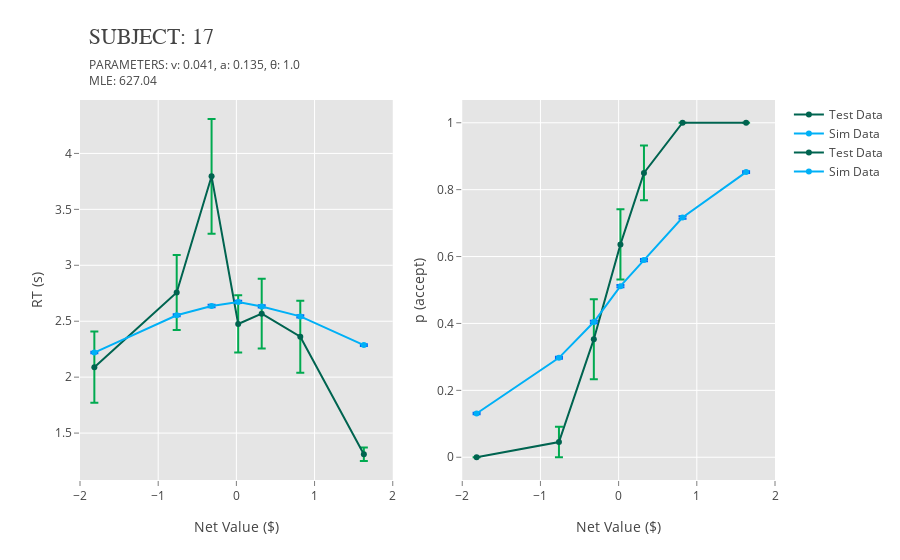

Notebook source saved alongside this figure:
### Markdown cell above
**Enter subject number to check fit**

---
- subject #s = 0-22
- decent fits: 7-10, 14
---
Can also use `plotly_rt()` or `plotly_choice()` to get single plots

### Code cell
mplot.plotly_combined(17, subject_data, test_expdata, subj_params_df)

### Figure 1 — Plotly figure (JSON) as saved in the notebook; plotly's stock layout.template omitted (floating-point values rounded to 4 significant figures)
{"data": [{"error_y": {"array": [0.3186, 0.3357, 0.5125, 0.2559, 0.3121, 0.322, 0.06071], "color": "rgb(0,170,80)", "type": "data", "visible": true}, "line": {"color": "rgb(0,100,80)"}, "mode": "lines+markers", "name": "Test Data", "type": "scatter", "x": [-1.816, -0.7632, -0.3171, 0.02318, 0.324, 0.8175, 1.63], "y": [2.089, 2.757, 3.795, 2.475, 2.568, 2.362, 1.311]}, {"error_y": {"array": [0.006639, 0.009336, 0.01126, 0.01008, 0.01028, 0.01092, 0.007643], "color": "rgb(0,100,246)", "type": "data", "visible": true}, "line": {"color": "rgb(0,176,246)"}, "mode": "lines+markers", "name": "Sim Data", "type": "scatter", "x": [-1.816, -0.7632, -0.3171, 0.02318, 0.324, 0.8175, 1.63], "y": [2.219, 2.553, 2.636, 2.672, 2.632, 2.543, 2.287]}, {"error_y": {"array": [0, 0.04545, 0.1195, 0.105, 0.08192, 0, 0], "color": "rgb(0,170,80)", "type": "data", "visible": true}, "line": {"color": "rgb(0,100,80)"}, "mode": "lines+markers", "name": "Test Data", "type": "scatter", "x": [-1.816, -0.7632, -0.3171, 0.02318, 0.324, 0.8175, 1.63], "xaxis": "x2", "y": [0, 0.04545, 0.3529, 0.6364, 0.85, 1, 1], "yaxis": "y2"}, {"error_y": {"array": [0.002014, 0.003083, 0.003767, 0.003374, 0.003481, 0.003565, 0.002339], "color": "rgb(0,100,246)", "type": "data", "visible": true}, "line": {"color": "rgb(0,176,246)"}, "mode": "lines+markers", "name": "Sim Data", "type": "scatter", "x": [-1.816, -0.7632, -0.3171, 0.02318, 0.324, 0.8175, 1.63], "xaxis": "x2", "y": [0.1307, 0.2972, 0.4042, 0.5115, 0.5894, 0.7166, 0.8525], "yaxis": "y2"}], "layout": {"annotations": [{"showarrow": false, "text": "PARAMETERS: v: 0.041, a: 0.135, θ: 1.0", "x": 0.01, "xref": "paper", "y": 1.12, "yref": "paper"}, {"showarrow": false, "text": "MLE: 627.04", "x": 0.01, "xref": "paper", "y": 1.08, "yref": "paper"}, {"font": {"family": "Arial, sans-serif", "size": 22}, "showarrow": false, "text": "SUBJECT: 17", "x": 0.01, "xref": "paper", "y": 1.2, "yref": "paper"}], "paper_bgcolor": "rgb(255,255,255)", "plot_bgcolor": "rgb(229,229,229)", "xaxis": {"domain": [0, 0.45], "gridcolor": "rgb(255,255,255)", "range": [-2, 2], "showgrid": true, "showline": false, "showticklabels": true, "tickcolor": "rgb(127,127,127)", "ticks": "outside", "title": "Net Value ($)", "zeroline": false}, "xaxis2": {"domain": [0.55, 1], "gridcolor": "rgb(255,255,255)", "range": [-2, 2], "showgrid": true, "showline": false, "showticklabels": true, "tickcolor": "rgb(127,127,127)", "ticks": "outside", "title": "Net Value ($)", "zeroline": false}, "yaxis1": {"anchor": "x1", "gridcolor": "rgb(255,255,255)", "range": [0], "showgrid": true, "showline": false, "showticklabels": true, "tickcolor": "rgb(127,127,127)", "ticks": "outside", "title": "RT (s)", "zeroline": false}, "yaxis2": {"anchor": "x2", "gridcolor": "rgb(255,255,255)", "range": [0], "showgrid": true, "showline": false, "showticklabels": true, "tickcolor": "rgb(127,127,127)", "ticks": "outside", "title": "p (accept)", "zeroline": false}}}
